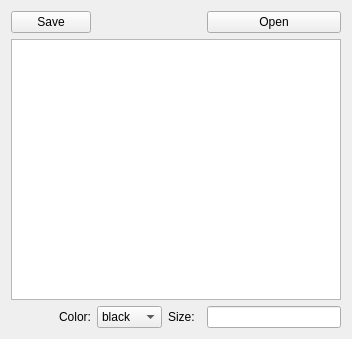
<?xml version="1.0" encoding="UTF-8"?>
<ui version="4.0">
 <class>Paint</class>
 <widget class="QWidget" name="Paint">
  <property name="geometry">
   <rect>
    <x>0</x>
    <y>0</y>
    <width>352</width>
    <height>339</height>
   </rect>
  </property>
  <property name="windowTitle">
   <string>Paint</string>
  </property>
  <layout class="QGridLayout" name="gridLayout">
   <item row="2" column="2">
    <widget class="QLabel" name="sizeLabel">
     <property name="text">
      <string>Size:</string>
     </property>
    </widget>
   </item>
   <item row="2" column="4">
    <widget class="QLineEdit" name="size"/>
   </item>
   <item row="2" column="0">
    <widget class="QLabel" name="colorLabel">
     <property name="text">
      <string>Color:</string>
     </property>
     <property name="alignment">
      <set>Qt::AlignRight|Qt::AlignTrailing|Qt::AlignVCenter</set>
     </property>
    </widget>
   </item>
   <item row="2" column="1">
    <widget class="QComboBox" name="color">
     <item>
      <property name="text">
       <string>black</string>
      </property>
     </item>
     <item>
      <property name="text">
       <string>white</string>
      </property>
     </item>
     <item>
      <property name="text">
       <string>red</string>
      </property>
     </item>
     <item>
      <property name="text">
       <string>blue</string>
      </property>
     </item>
     <item>
      <property name="text">
       <string>green</string>
      </property>
     </item>
     <item>
      <property name="text">
       <string>yellow</string>
      </property>
     </item>
    </widget>
   </item>
   <item row="1" column="0" colspan="5">
    <widget class="QGraphicsView" name="graphicsView"/>
   </item>
   <item row="0" column="0">
    <widget class="QPushButton" name="save">
     <property name="text">
      <string>Save</string>
     </property>
    </widget>
   </item>
   <item row="0" column="4">
    <widget class="QPushButton" name="open">
     <property name="text">
      <string>Open</string>
     </property>
    </widget>
   </item>
  </layout>
 </widget>
 <resources/>
 <connections/>
</ui>
